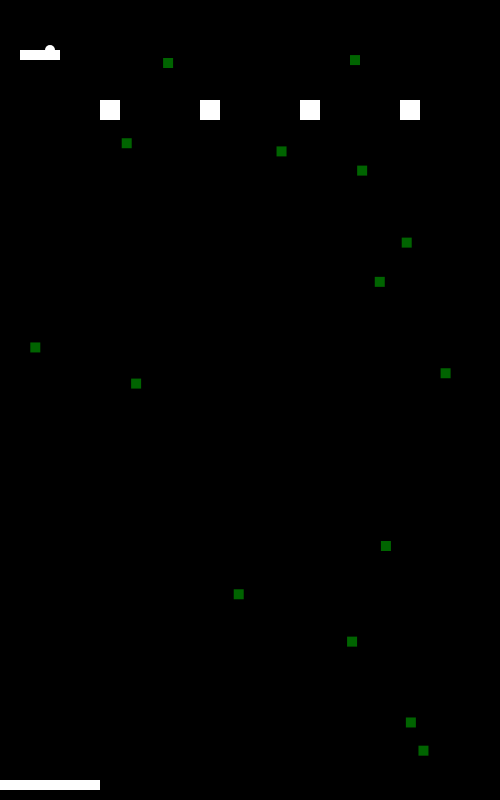
Frame 1 (no input)
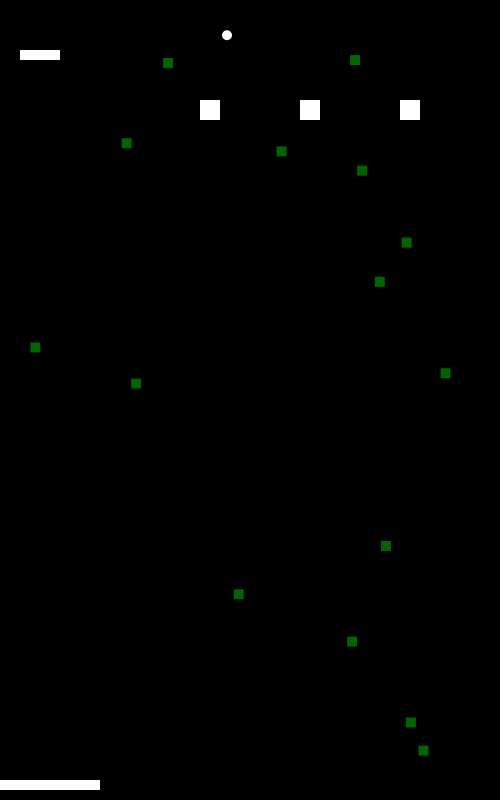
Frame 60 (no input)
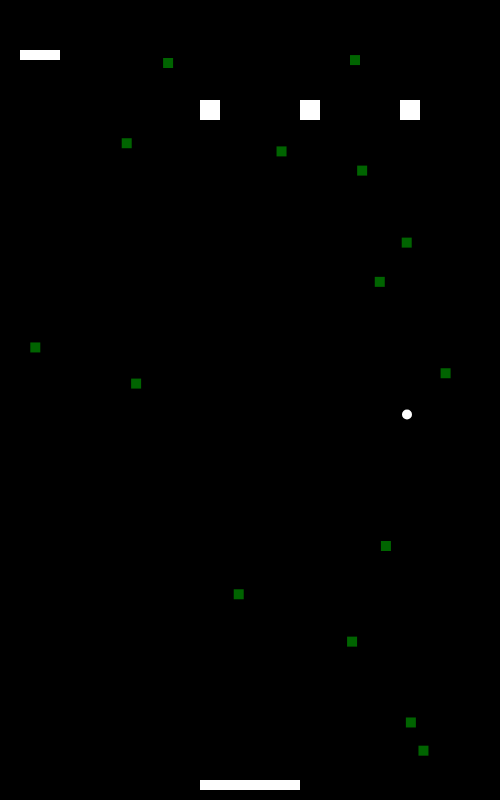
Frame 120 (the mouse pressed at the canvas centre since frame 60)

The p5.js sketch that drew these frames (run headless with seeded random() and noise() and a simulated clock; from frame 60 on, the mouse is pressed at the canvas centre):

// p5.js sketch
// ── sketch.js
const ball = {
  x: 50,
  y: 50,
  radius: 10,
  speedX: 3,
  speedY: 3
}

const snakeBody = [];

function AddSnake(x, y, tmpX, tmpY) { // x = 40 y = 50
  this.x = x;
  this.y = y;
  this.tmpX = tmpX;
  this.tmpY = tmpY;
  this.display = function () {
    noStroke();
    fill(255);
    square(this.x, this.y, 10);
  }
}

const snakeFood = []

function Food(x, y, size) {
  this.x = x;
  this.y = y;
  this.size = size;
  this.exists = true;
  this.display = function () {
    noStroke();
    fill(0, 100, 0);
    square(this.x, this.y, size)
  }
}

//PATH = Temporary variable
snakeBody[0] = {
  x: 50,
  y: 50,
  size: 10,
  body: 3,
  speed: 10,
  display: function () {
    noStroke();
    fill(255);
    square(this.x, this.y, this.size)
  },
  tmpX: this.x - 10,
  tmpY: this.y - 10,
  moveRight: function () {
    this.x = this.x + this.speed;
  },
  moveLeft: function () {
    this.x = this.x - this.speed;
  },
  moveUp: function () {
    this.y = this.y - this.speed;
  },
  moveDown: function () {
    this.y = this.y + this.speed;
  },
}


const player = {
  x: 0,
  y: 800 - 20,
  width: 100,
  height: 10
}

let squares = [];

function Square(x, y) {
  this.x = x;
  this.y = y;
  this.size = 20;
  this.exists = true;
  this.display = function () {
    noStroke();
    fill(255);
    square(x, y, 20);
  }
}

let snakeSize = 3;
let startCoordinateX = 40;
let startCoordinateY = 50;
let tmpX = 40;
let tmpY = 50;
for (let i = 1; i <= snakeSize; i++) {
  snakeBody[i] = new AddSnake(startCoordinateX, startCoordinateY, tmpX, tmpY);
  tmpX = tmpX - 10;
  startCoordinateX = startCoordinateX - 10;
}

function setup() {
  createCanvas(500, 800);
  background(0);
  noStroke();
  fill(255);
  circle(200, 200, 255);

  //UBACUJE square[i] u array squarova
  for (let i = 0; i < 4; i++) {
    squares[i] = new Square((i + 1) * 100, 100);
  }

  //ADD SNAKE


  //ADD SNAKEFOOD
  for (let i = 0; i < 15; i++) {
    snakeFood[i] = new Food(random(width), random(height), 10);
  }
}



function keyPressed() {
  for (let i = snakeBody.length - 1; i > 0; i--) { //snakeBody.length - 1 = 4
    if (i === 1) {
      snakeBody[i].tmpX = snakeBody[i - 1].x;
      snakeBody[i].tmpY = snakeBody[i - 1].y;
      snakeBody[i].x = snakeBody[i - 1].x;
      snakeBody[i].y = snakeBody[i - 1].y;
    } else {
      snakeBody[i].tmpX = snakeBody[i - 1].x;
      snakeBody[i].tmpY = snakeBody[i - 1].y;
      snakeBody[i].x = snakeBody[i - 1].tmpX;
      snakeBody[i].y = snakeBody[i - 1].tmpY;
    }
  }

  if (keyCode === RIGHT_ARROW) {
    snakeBody[0].moveRight();
  }
  if (keyCode === LEFT_ARROW) {
    snakeBody[0].moveLeft();
  }
  if (keyCode === UP_ARROW) {
    snakeBody[0].moveUp();
  }
  if (keyCode === DOWN_ARROW) {
    snakeBody[0].moveDown();
  }
}

function draw() {
  //BALL creation
  background(0);
  noStroke();
  fill(255);
  circle(ball.x, ball.y, ball.radius);

  //Rectangle creation
  noStroke();
  fill(255);
  rect(player.x, player.y, player.width, 10);

  // Ubaci zmiju
  for (let i = 0; i < snakeBody.length; i++) {
    snakeBody[i].display();
  }

  // ubaci kocke
  for (let i = 0; i < 4; i++) {
    if (squares[i].exists) {
      squares[i].display();
    }
  }

  //Prikazi hranu
  for (let i = 0; i < snakeFood.length; i++) {
    if (snakeFood[i].exists === true) {
      snakeFood[i].display();
    }
  }


  // Jedenje

  // 
  for (let i = 0; i < snakeFood.length; i++) {
    if (snakeFood[i].x < snakeBody[0].x + snakeBody[0].size &&
      snakeFood[i].x + snakeFood[i].size > snakeBody[0].x &&
      snakeFood[i].y < snakeBody[0].y + snakeBody[0].size &&
      snakeFood[i].y + snakeFood[i].size > snakeBody[0].y &&
      snakeFood[i].exists) {
      snakeFood[i].exists = false;
      snakeBody[snakeBody.length] = new AddSnake(-10, -10, tmpX, tmpY); // -10 je budza da se pojavi van kanvasa kao startna pozicija
      break;
    }
  }

  // console.log(snakeBody.length)

  // snakeBody[i] = new AddSnake(startCoordinateX, startCoordinateY, tmpX, tmpY);
  // tmpX = tmpX - 10;
  // startCoordinateX = startCoordinateX - 10;


  // BOUNCING of canvas
  if (ball.x + ball.radius > width || ball.x - ball.radius < 0) {
    ball.speedX = -ball.speedX;
  }

  if (ball.y + ball.radius > height || ball.y - ball.radius < 0) {
    ball.speedY = -ball.speedY;
  }

  // Kretanje lopte
  ball.x = ball.x + ball.speedX;
  ball.y = ball.y + ball.speedY * 0.8;

  //GRAVITY
  ball.speedY = ball.speedY + 0.2;
  // console.log(ball.speedY)



  // Rectangle position and capping width to stay on canvas
  if (mouseX + player.width / 2 > width) {
    player.x = width - player.width;
  } else if (mouseX - player.width / 2 < 0) {
    player.x = 0;
  } else {
    player.x = mouseX - player.width / 2;
  }

  // player.x = 200;

  // ODBIJANJE OD RECTA
  if (ball.y + ball.radius >= height - player.height && ball.x >= player.x && ball.x <= player.x + player.width) {
    ball.speedY = -ball.speedY;
  }


  //ODBIJANJE OD KOCKICA
  for (let i = 0; i < squares.length; i++) {
    if (squares[i].exists) {
      if (ball.y > squares[i].y && ball.y < squares[i].y + squares[i].size && ball.x > squares[i].x && ball.x < squares[i].x + squares[i].size) {
        ball.speedY = -ball.speedY;
        squares[i].exists = false;
        // print(squares[i].exists);
      }
    }
  }
}

// ── style.css
body {
  padding: 0;
  margin: 0;
  background-color:#333;
}
